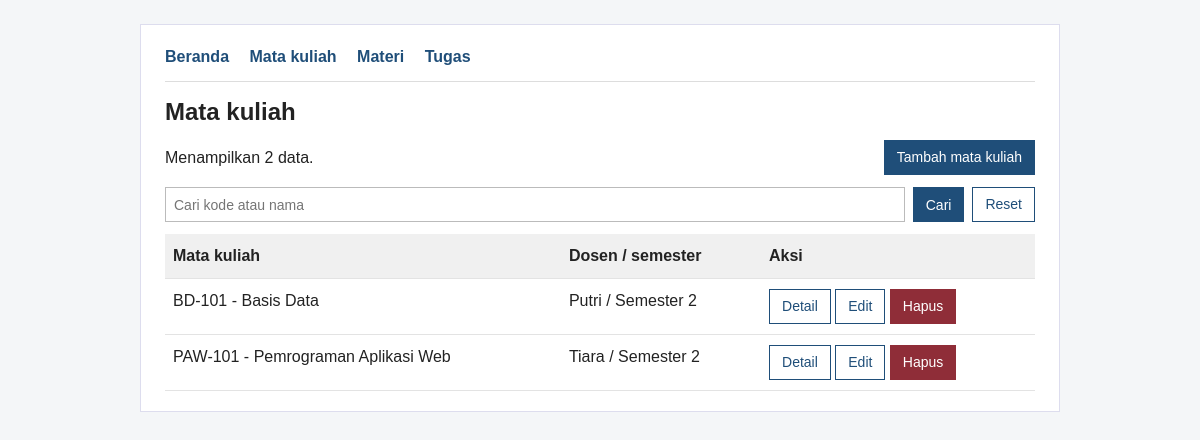
The app's page /daftar_mata_kuliah.php with its own data.
### tables this page shows
CREATE TABLE mata_kuliah (
    id INT UNSIGNED AUTO_INCREMENT PRIMARY KEY,
    kode VARCHAR(20) NOT NULL UNIQUE,
    nama VARCHAR(100) NOT NULL,
    dosen VARCHAR(100) NOT NULL,
    semester TINYINT UNSIGNED NOT NULL
);

### daftar_mata_kuliah.php (the view, shortened to what this page needs)
<?php
require 'koneksi.php';
function e($s) { return htmlspecialchars((string) $s, ENT_QUOTES, 'UTF-8'); }
$q = (isset($_GET['q']) && is_string($_GET['q'])) ? trim($_GET['q']) : '';
$sql = 'SELECT id, kode, nama, dosen, semester FROM mata_kuliah';
$sql .= ' ORDER BY nama';
$stmt = $conn->prepare($sql);
$stmt->execute();
$hasil = $stmt->get_result()->fetch_all(MYSQLI_ASSOC);
?>
<!DOCTYPE html>
<html lang="id">
<head>
    <link rel="stylesheet" href="style.css">
</head>
<body>
<div class="container">
    <nav>
        <a href="index.php">Beranda</a>
        <a href="daftar_mata_kuliah.php">Mata kuliah</a>
        <a href="daftar_materi.php">Materi</a>
        <a href="daftar_tugas.php">Tugas</a>
    </nav>
    <hr>
    <h1>Mata kuliah</h1>
    <div class="toolbar">
        <span>Menampilkan <?= count($hasil) ?> data.</span>
        <a class="btn btn-primary" href="tambah_mata_kuliah.php">Tambah mata kuliah</a>
    </div>
    <form method="GET" action="daftar_mata_kuliah.php" class="cari">
        <input type="text" name="q" placeholder="Cari kode atau nama" value="<?= e($q) ?>">
        <button type="submit" class="btn btn-primary">Cari</button>
        <a class="btn" href="daftar_mata_kuliah.php">Reset</a>
    </form>
    <?php if (!$hasil): ?>
        <p class="kosong"><?= $q !== '' ? 'Data tidak ditemukan.' : 'Belum ada data.' ?></p>
    <?php else: ?>
        <table>
            <thead>
                <tr><th>Mata kuliah</th><th>Dosen / semester</th><th>Aksi</th></tr>
            </thead>
            <tbody>
                <?php foreach ($hasil as $r): ?>
                    <tr>
                        <td><?= e($r['kode']) ?> - <?= e($r['nama']) ?></td>
                        <td><?= e($r['dosen']) ?> / Semester <?= (int) $r['semester'] ?></td>
                        <td>
                            <a class="btn" href="detail_mata_kuliah.php?id=<?= (int) $r['id'] ?>">Detail</a>
                            <a class="btn" href="edit_mata_kuliah.php?id=<?= (int) $r['id'] ?>">Edit</a>
                            <a class="btn btn-danger" href="hapus_mata_kuliah.php?id=<?= (int) $r['id'] ?>">Hapus</a>
                        </td>
                    </tr>
                <?php endforeach; ?>
            </tbody>
        </table>
    <?php endif; ?>
</div>
</body>
</html>

### style.css (style rules this page uses)
* { box-sizing: border-box; }
body { font-family: Arial, Helvetica, sans-serif; color: #222; background: #f4f6f8; margin: 0; line-height: 1.5; }
.container { max-width: 920px; margin: 24px auto; padding: 20px 24px; background: #fff; border: 1px solid #dde; }
nav a { margin-right: 16px; color: #1f4e79; font-weight: bold; text-decoration: none; }
h1 { margin: 8px 0 4px; font-size: 24px; }
hr { border: 0; border-top: 1px solid #ddd; margin: 12px 0; }
table { width: 100%; border-collapse: collapse; margin-top: 12px; }
th, td { text-align: left; padding: 10px 8px; border-bottom: 1px solid #e3e3e3; vertical-align: top; }
th { background: #f0f0f0; }
.btn { display: inline-block; padding: 6px 12px; border: 1px solid #1f4e79; background: #fff; color: #1f4e79; text-decoration: none; font-size: 14px; font-family: inherit; cursor: pointer; }
.btn-primary { background: #1f4e79; color: #fff; }
.btn-danger { background: #8f2d38; border-color: #8f2d38; color: #fff; }
.toolbar { display: flex; justify-content: space-between; align-items: center; margin-top: 10px; }
.cari { display: flex; gap: 8px; flex-wrap: wrap; margin: 12px 0; }
.cari input[type="text"] { flex: 1; min-width: 160px; }
input[type="text"], input[type="number"], input[type="date"], select, textarea { width: 100%; padding: 8px; border: 1px solid #bbb; font-family: inherit; font-size: 14px; }

### records on screen
mata_kuliah: kode "BD-101", nama "Basis Data", dosen "Putri", semester "2"
mata_kuliah: kode "PAW-101", nama "Pemrograman Aplikasi Web", dosen "Tiara", semester "2"

### other values on screen
count($hasil) "2"
